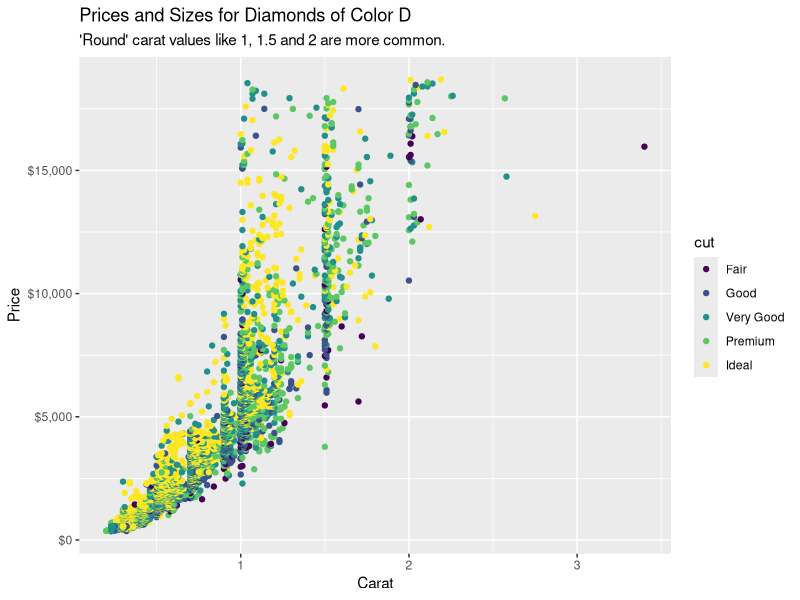

Generate this figure with R:
## ---- chunk 1
#| message: false


#| label: setup
library(tidyverse)

## ---- chunk 2

#| label: diamonds-plot
diamonds |> 
  filter(z != 0) |> 
  filter(color == "D") |> 
  ggplot(aes(x = carat, y = price, color = cut)) + 
    geom_point() +
    scale_y_continuous(labels = scales::dollar) +
    labs(title = "Prices and Sizes for Diamonds of Color D",
         subtitle = "'Round' carat values like 1, 1.5 and 2 are more common.",
         x = "Carat",
         y = "Price")
